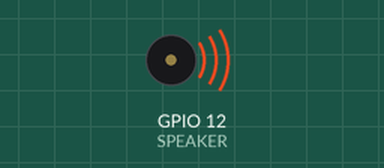
A sketch run on a simulated ESP32-S3. Shown: buzzer (waves = sounding). What the sketch prints to the serial monitor is not drawn.

Above: at 0.5 s.
At 5.0 s:
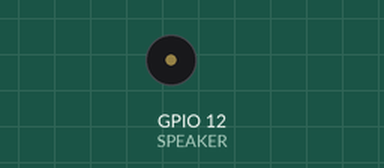
Timing chart, 0 to 6.9 s (numbered marks = the images above):
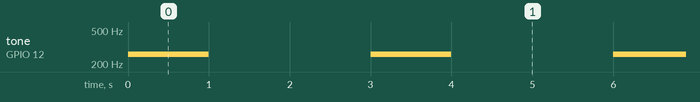

Measured:
- by itself, tone on GPIO 12 (SPEAKER): alternates 261 Hz for 1.0 s and silent for 2.0 s

The sketch:

SPEAKER_TEST.ino
```cpp
#define SPEAKER 12

void PIEZO_setup(){
	Serial.println("[SETUP] PIEZO: SETUP START");
  	ledcSetup(0, 5000, 8);
  	ledcAttachPin(SPEAKER, 0);
	Serial.println("[SETUP] PIEZO: SETUP SUCCESS");
}

void PIEZO_check(){
	tone(SPEAKER,261,1000);
}

void setup(){
	Serial.begin(115200);
	PIEZO_setup();
}

void loop(){
	PIEZO_check();
	delay(3000);
}
```
